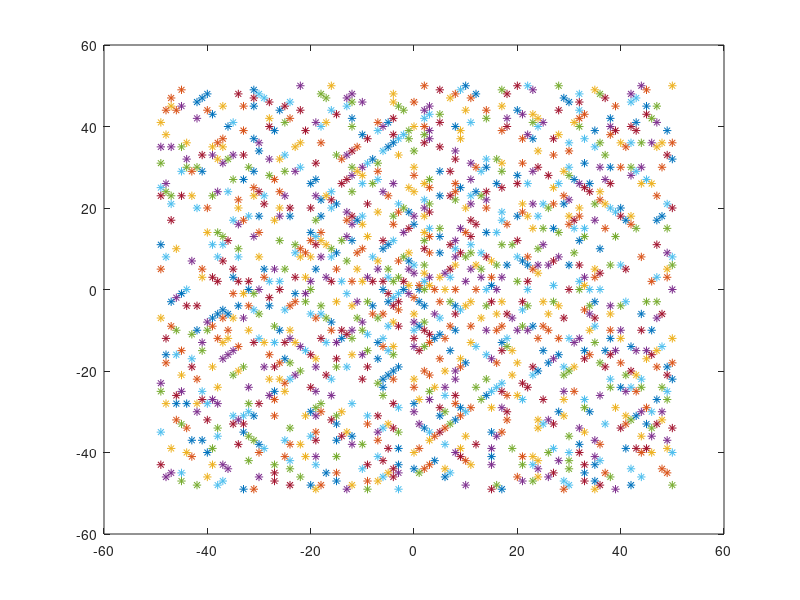

Source code (MATLAB):
clc;
clear all; 

posx = 1;
posy = 0;

xlenmax = 1;
ylenmax = 1;
xlenmin = -1;
ylenmin = 0;

state = 1;

N = 10000;

for i=2:N
    k = 2;
    j = i;
    prime  = 0;
    while (k <= j)
        if (rem(i,k) == 0)
            prime = -1;
            break;
        end
        j = i/k;
        k = k+1;   
    end
    k = k-1;
    if prime == 0 || i == 2
        plot(posx,posy,'*');
        hold on
    end 
    if posx < xlenmax && posx > xlenmin
        if state == 1
            posx = posx + 1;
        end
        if state == -1
            posx = posx - 1;
        end
    elseif posy < ylenmax && posy > ylenmin
        if state == 1
            posy = posy + 1;
        end
        if state == -1
            posy = posy - 1;
        end
    elseif posx == xlenmax && posy == ylenmin
        posy = posy + 1;
        ylenmin = ylenmin - 1;
    elseif posy == ylenmax && posx == xlenmax
        posx = posx - 1;
        xlenmax = xlenmax + 1;
        state = -1;
    elseif posx == xlenmin && posy == ylenmax
        posy = posy - 1;
        ylenmax = ylenmax + 1;
    elseif posy == ylenmin && posx == xlenmin
        posx = posx + 1;
        xlenmin = xlenmin - 1;
        state = 1;
    end
end